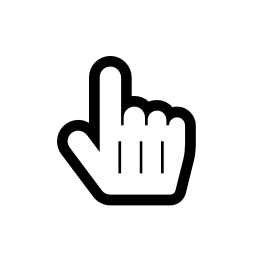
#> input picture TP snake/im6.png, 262 x 262 px
$ jupyter execute --allow-errors snake2.ipynb   (older library calls are emulated)
#> lines starting #> are read from the running program, lines starting #| are printed output that depends on the picture
[cell 1]
import numpy as np
from matplotlib import pyplot as plt
from scipy import sparse as sp
from PIL import Image
import cv2

Lecture de l'image et bruitage

[cell 2]
I = cv2.imread("im6.png",0)
#> I is the input picture: shape (262, 262); min 0, max 255, mean 234.6
In = cv2.normalize(I,None,0,1.0,cv2.NORM_MINMAX,dtype=cv2.CV_32F)
Element = cv2.getStructuringElement(cv2.MORPH_ELLIPSE,(40,40))
Ib = cv2.GaussianBlur(In,(5,5),cv2.BORDER_DEFAULT)
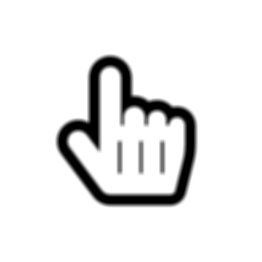
#> Ib: shape (262, 262) float32; min 0, max 1, mean 0.92

Iaffiche = np.copy(In)
In = Ib

plt.figure()
plt.subplot(121)
plt.title("Image normalisée")
plt.imshow(Iaffiche,'gray') # affichage de l'image I en niveau de gris

plt.subplot(122)
plt.title("Image normalisée et bruité")
plt.imshow(In,'gray') # affichage de l'image I en niveau de gris
plt.show()
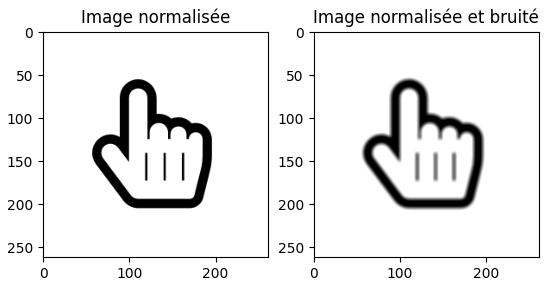
#> figure drawn by matplotlib, 2 panels

Initialisation de notre snake

[cell 3]
y,x = np.shape(I)
#> y = 262; x = 262
K = 100
cercle = np.zeros([2,K])
centreX = int(x/2)
#> centreX = 131
centreY = int(y/2)
#> centreY = 131
rayon = 100
theta = 0

c = list()
cc = np.zeros((K,1,2))

for i, angle in enumerate(np.linspace(0,2*np.pi,K)):
    cercle[0,i] = centreX + rayon*np.cos(angle)
    cercle[1,i] = centreY + rayon*np.sin(angle)


cc[:,0,0] = cercle[0,:]
cc[:,0,1] = cercle[1,:]
c.append(cc.astype(int))

#> (the rest of this cell did not finish here and is left out)

Initialisation de l'algorithme

[cell 4]
alpha = 0.15 #poid de l'energie elastique
beta = 0.1 #poid de l'energie de courbure
gamma = 35 #poid de l'energie de l'image
deltaT = 0.5 #pas temporel

D1 = sp.diags([1,-1],[0,-1],shape=(K,K)).toarray()
D1[0,K-1] = -1
#Opérateur différentiel
D2 =sp.diags([1,-2,1],[-1,0,1],shape=(K,K)).toarray()
D2[0,K-1] = 1
D2[K-1,0] = 1
D4 =sp.diags([1,-4,6,-4,1],[-2,-1,0,1,2],shape=(K,K)).toarray()
D4[1,K-1] = 1
D4[K-1,1] = 1
D4[0,K-2] = 1
D4[K-2,0] = 1
D4[0,K-1] = -4
D4[K-1,0] = -4

D = alpha*D2 - beta*D4
A = np.linalg.inv(np.eye(K,K)-deltaT*D)

#Gradient
gy, gx = np.gradient(In)
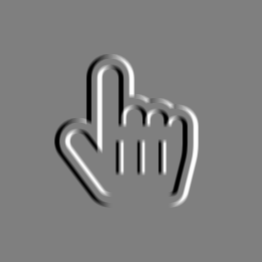
#> gx: shape (262, 262) float32; min -0.209, max 0.209, mean 6.08e-12; drawn with min black and max white
gradI = gx**2+gy**2
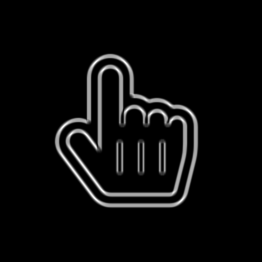
#> gradI: shape (262, 262) float32; min 0, max 0.0661, mean 0.00277; drawn with min black and max white
gradY,gradX = np.gradient(gradI)
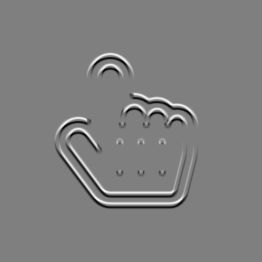
#> gradY: shape (262, 262) float32; min -0.0232, max 0.0231, mean 2.6e-12; drawn with min black and max white
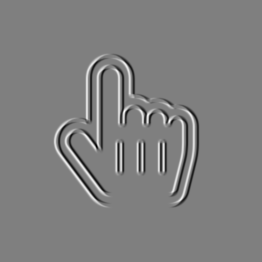
#> gradX: shape (262, 262) float32; min -0.0267, max 0.0266, mean -2.12e-13; drawn with min black and max white

plt.figure(figsize=(50,10))
plt.subplot(151)
plt.title("gy")
plt.imshow(gy,'gray') # affichage de l'image I en niveau de gris

plt.subplot(152)
plt.title("gx")
plt.imshow(gx,'gray') # affichage de l'image I en niveau de gris

plt.subplot(153)
plt.title("gradI")
plt.imshow(gradI,'gray') # affichage de l'image I en niveau de gris

plt.subplot(154)
plt.title("gradX")
plt.imshow(gradX,'gray') # affichage de l'image I en niveau de gris

plt.subplot(155)
plt.title("gradY")
plt.imshow(gradY,'gray') # affichage de l'image I en niveau de gris
plt.show()

#Condition d'arrêt : lorsque norm(xn+1-xn)<epsilon on va prendre pr tester en premier epison = 10**-3

Implémentation de la procédure itérative

[cell 5]
epsilon = 10**-5

xn2 = cc[:,0,0]
xn1 = cc[:,0,0]
yn2 = cc[:,0,1]
yn1 = cc[:,0,1]

test1 = 1
test2 = 1
cpt = 0
EnergieTotalPlot = []
EnergieYPlot = []
EnergieXPlot = []
energieTotal = 1
DiffEnergiePlot = []
e1 = 0
e2 = 0
moy = []
dif = 100
#(energieTotal>-50 ) and
while  dif>0.01 :
    cpt+=1
    xn1 = xn2
    yn1 = yn2
    xn2 = np.dot(A,(xn1+deltaT*gamma*gradX[yn1.astype(int),xn1.astype(int)]))
    yn2 = np.dot(A,(yn1+deltaT*gamma*gradY[yn1.astype(int),xn1.astype(int)]))

    energieX = 0.5*alpha*np.dot(np.transpose(np.dot(D1,xn2)),np.dot(D1,xn2)) + 0.5*beta*np.dot(np.transpose(np.dot(D2,xn2)),np.dot(D2,xn2)) - gamma*np.dot(np.transpose(gx[yn2.astype(int),xn2.astype(int)]),gx[yn2.astype(int),xn2.astype(int)])
    energieY = 0.5*alpha*np.dot(np.transpose(np.dot(D1,yn2)),np.dot(D1,yn2)) + 0.5*beta*np.dot(np.transpose(np.dot(D2,yn2)),np.dot(D2,yn2)) - gamma*np.dot(np.transpose(gy[yn2.astype(int),xn2.astype(int)]),gy[yn2.astype(int),xn2.astype(int)])
    energieTotal = energieX+energieY
    moy.append(energieTotal)
    if len(moy)==100:
        e1 = e2
        e2 = np.mean(moy)
        if e1!=0:
            dif = np.abs(e2-e1)
            DiffEnergiePlot.append(dif)
        moy = []
    EnergieTotalPlot.append(energieX+energieY)
    EnergieYPlot.append(energieY)
    EnergieXPlot.append(energieX)
#> this loop made 5100 passes
#> (energieX, energieY, energieTotal, e1, dif) on pass 200: (133.1, 130.5, 263.6, 288.4, 16.87)
#> (energieX, energieY, energieTotal, e2) on pass 100: (141.2, 138.6, 279.8, 288.4)
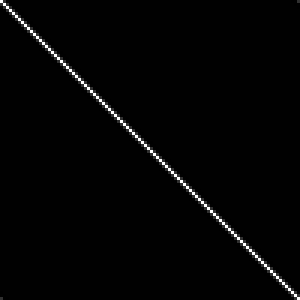
#> A: shape (100, 100) float64 (shown 3 times larger); min -0.00499, max 0.741, mean 0.01; drawn with min black and max white
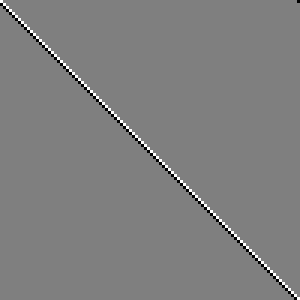
#> D1: shape (100, 100) float64 (shown 3 times larger); min -1, max 1, mean 0; drawn with min black and max white
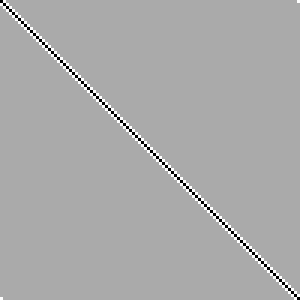
#> D2: shape (100, 100) float64 (shown 3 times larger); min -2, max 1, mean 0; drawn with min black and max white
#> after the loop, DiffEnergiePlot = 50 values, max 39.34 at index 7, min 0.00586 at index 49, mean 5.78; EnergieTotalPlot = 5100 values, max 299.9 at index 0, min -0.242 at index 2639, mean 43.87; EnergieXPlot = 5100 values, max 149.8 at index 0, min -10.98 at index 2780, mean 13.59; EnergieYPlot = 5100 values, max 150.1 at index 0, min 10.52 at index 2764, mean 30.28; cpt = 5100; dif = 0.00586; e1 = 2.42; e2 = 2.41; moy = []


plt.plot(EnergieTotalPlot)
plt.title("Energie total")
plt.show()
#> figure, not shown here; curve peaks at x = 0, y = 299.9
plt.plot(DiffEnergiePlot)
plt.title("Différence de moyenne de nos énergie de 100 en 100")
plt.show()
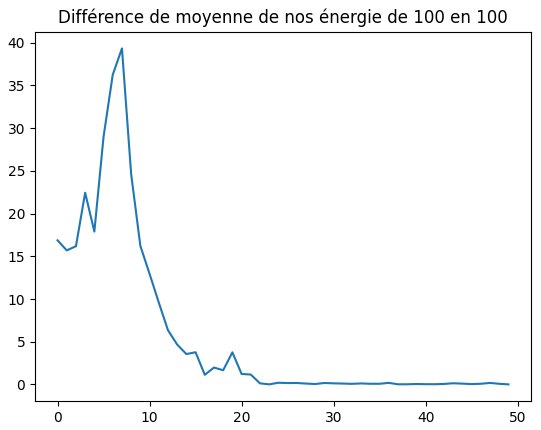
#> figure drawn by matplotlib, 1 panel; curve peaks at x = 7, y = 39.34


cc[:,0,0] = xn2
cc[:,0,1] = yn2
c = list()

c.append(cc.astype(int))

#> (the rest of this cell did not finish here and is left out)

$ run again, with TP snake/im_goutte.png copied over TP snake/im6.png
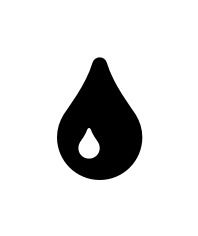
#> input picture TP snake/im_goutte.png, 198 x 236 px
#> I is the input picture: shape (236, 198); min 0, max 255, mean 220.1
#> `gradI = gx**2+gy**2`:
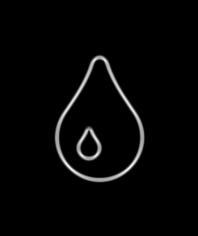
#> gradI: shape (236, 198) float32; min 0, max 0.0662, mean 0.00154; drawn with min black and max white
#> `gradY,gradX = np.gradient(gradI)`:
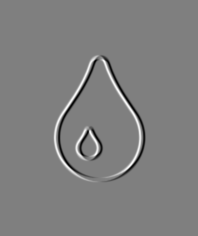
#> gradX: shape (236, 198) float32; min -0.0231, max 0.0231, mean -8.41e-13; drawn with min black and max white
